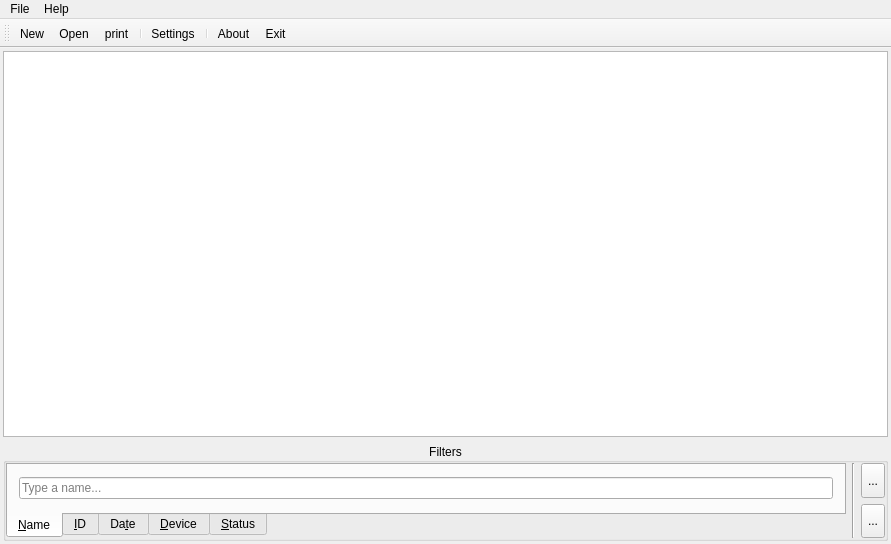
<?xml version="1.0" encoding="UTF-8"?>
<ui version="4.0">
 <class>MainWindow</class>
 <widget class="QMainWindow" name="MainWindow">
  <property name="geometry">
   <rect>
    <x>0</x>
    <y>0</y>
    <width>891</width>
    <height>544</height>
   </rect>
  </property>
  <property name="windowTitle">
   <string>Simple Invoice</string>
  </property>
  <property name="windowIcon">
   <iconset resource="res.qrc">
    <normaloff>:/icons/res/kword.png</normaloff>:/icons/res/kword.png</iconset>
  </property>
  <widget class="QWidget" name="centralWidget">
   <layout class="QVBoxLayout" name="verticalLayout_2">
    <property name="leftMargin">
     <number>3</number>
    </property>
    <property name="topMargin">
     <number>3</number>
    </property>
    <property name="rightMargin">
     <number>3</number>
    </property>
    <property name="bottomMargin">
     <number>3</number>
    </property>
    <item>
     <widget class="QTableView" name="tableView">
      <property name="alternatingRowColors">
       <bool>true</bool>
      </property>
      <property name="selectionMode">
       <enum>QAbstractItemView::SingleSelection</enum>
      </property>
      <property name="selectionBehavior">
       <enum>QAbstractItemView::SelectRows</enum>
      </property>
      <attribute name="horizontalHeaderStretchLastSection">
       <bool>true</bool>
      </attribute>
      <attribute name="verticalHeaderVisible">
       <bool>false</bool>
      </attribute>
     </widget>
    </item>
    <item>
     <widget class="QGroupBox" name="groupBox">
      <property name="sizePolicy">
       <sizepolicy hsizetype="Preferred" vsizetype="Maximum">
        <horstretch>0</horstretch>
        <verstretch>0</verstretch>
       </sizepolicy>
      </property>
      <property name="title">
       <string>Filters</string>
      </property>
      <property name="alignment">
       <set>Qt::AlignCenter</set>
      </property>
      <property name="flat">
       <bool>true</bool>
      </property>
      <layout class="QHBoxLayout" name="horizontalLayout_2">
       <property name="leftMargin">
        <number>0</number>
       </property>
       <property name="topMargin">
        <number>0</number>
       </property>
       <property name="rightMargin">
        <number>0</number>
       </property>
       <property name="bottomMargin">
        <number>0</number>
       </property>
       <item>
        <widget class="QTabWidget" name="tabWidget">
         <property name="tabPosition">
          <enum>QTabWidget::South</enum>
         </property>
         <property name="currentIndex">
          <number>0</number>
         </property>
         <widget class="QWidget" name="tab_3">
          <attribute name="title">
           <string>&amp;Name</string>
          </attribute>
          <layout class="QHBoxLayout" name="horizontalLayout_4">
           <item>
            <widget class="QLineEdit" name="lineEdit_name">
             <property name="placeholderText">
              <string>Type a name...</string>
             </property>
            </widget>
           </item>
          </layout>
         </widget>
         <widget class="QWidget" name="tab_2">
          <attribute name="title">
           <string>&amp;ID</string>
          </attribute>
          <layout class="QHBoxLayout" name="horizontalLayout_3">
           <item>
            <widget class="QSpinBox" name="spinBox_id">
             <property name="maximum">
              <number>9999999</number>
             </property>
            </widget>
           </item>
          </layout>
         </widget>
         <widget class="QWidget" name="tab">
          <attribute name="title">
           <string>Da&amp;te</string>
          </attribute>
          <layout class="QHBoxLayout" name="horizontalLayout">
           <item>
            <widget class="QDateEdit" name="dateEdit_date">
             <property name="displayFormat">
              <string>yyyy/MM/dd</string>
             </property>
             <property name="date">
              <date>
               <year>2013</year>
               <month>12</month>
               <day>7</day>
              </date>
             </property>
            </widget>
           </item>
          </layout>
         </widget>
         <widget class="QWidget" name="tab_4">
          <attribute name="title">
           <string>&amp;Device</string>
          </attribute>
          <layout class="QHBoxLayout" name="horizontalLayout_5">
           <item>
            <widget class="QComboBox" name="comboBox_device"/>
           </item>
          </layout>
         </widget>
         <widget class="QWidget" name="tab_5">
          <attribute name="title">
           <string>&amp;Status</string>
          </attribute>
          <layout class="QHBoxLayout" name="horizontalLayout_6">
           <item>
            <widget class="QComboBox" name="comboBox_status"/>
           </item>
          </layout>
         </widget>
        </widget>
       </item>
       <item>
        <widget class="Line" name="line">
         <property name="orientation">
          <enum>Qt::Vertical</enum>
         </property>
        </widget>
       </item>
       <item>
        <layout class="QVBoxLayout" name="verticalLayout">
         <item>
          <widget class="QToolButton" name="toolButton_apply">
           <property name="sizePolicy">
            <sizepolicy hsizetype="Minimum" vsizetype="Minimum">
             <horstretch>0</horstretch>
             <verstretch>0</verstretch>
            </sizepolicy>
           </property>
           <property name="text">
            <string>...</string>
           </property>
           <property name="icon">
            <iconset resource="res.qrc">
             <normaloff>:/icons/res/dialog-ok-apply.png</normaloff>:/icons/res/dialog-ok-apply.png</iconset>
           </property>
          </widget>
         </item>
         <item>
          <widget class="QToolButton" name="toolButton_cancel">
           <property name="sizePolicy">
            <sizepolicy hsizetype="Minimum" vsizetype="Minimum">
             <horstretch>0</horstretch>
             <verstretch>0</verstretch>
            </sizepolicy>
           </property>
           <property name="text">
            <string>...</string>
           </property>
           <property name="icon">
            <iconset resource="res.qrc">
             <normaloff>:/icons/res/dialog-cancel.png</normaloff>:/icons/res/dialog-cancel.png</iconset>
           </property>
          </widget>
         </item>
        </layout>
       </item>
      </layout>
     </widget>
    </item>
   </layout>
  </widget>
  <widget class="QMenuBar" name="menuBar">
   <property name="geometry">
    <rect>
     <x>0</x>
     <y>0</y>
     <width>891</width>
     <height>20</height>
    </rect>
   </property>
   <widget class="QMenu" name="menuFile">
    <property name="title">
     <string>File</string>
    </property>
    <addaction name="actionNew"/>
    <addaction name="actionOpen"/>
    <addaction name="actionPrint"/>
    <addaction name="separator"/>
    <addaction name="actionSettings"/>
    <addaction name="separator"/>
    <addaction name="actionExit"/>
   </widget>
   <widget class="QMenu" name="menuHelp">
    <property name="title">
     <string>Help</string>
    </property>
    <addaction name="actionAbout"/>
   </widget>
   <addaction name="menuFile"/>
   <addaction name="menuHelp"/>
  </widget>
  <widget class="QToolBar" name="mainToolBar">
   <property name="toolButtonStyle">
    <enum>Qt::ToolButtonIconOnly</enum>
   </property>
   <attribute name="toolBarArea">
    <enum>TopToolBarArea</enum>
   </attribute>
   <attribute name="toolBarBreak">
    <bool>false</bool>
   </attribute>
   <addaction name="actionNew"/>
   <addaction name="actionOpen"/>
   <addaction name="actionPrint"/>
   <addaction name="separator"/>
   <addaction name="actionSettings"/>
   <addaction name="separator"/>
   <addaction name="actionAbout"/>
   <addaction name="actionExit"/>
  </widget>
  <action name="actionNew">
   <property name="icon">
    <iconset resource="res.qrc">
     <normaloff>:/icons/res/document-new.png</normaloff>:/icons/res/document-new.png</iconset>
   </property>
   <property name="text">
    <string>New</string>
   </property>
   <property name="shortcut">
    <string>Ctrl+N</string>
   </property>
  </action>
  <action name="actionOpen">
   <property name="icon">
    <iconset resource="res.qrc">
     <normaloff>:/icons/res/document-open-folder.png</normaloff>:/icons/res/document-open-folder.png</iconset>
   </property>
   <property name="text">
    <string>Open</string>
   </property>
   <property name="shortcut">
    <string>Ctrl+O</string>
   </property>
  </action>
  <action name="actionExit">
   <property name="icon">
    <iconset resource="res.qrc">
     <normaloff>:/icons/res/application-exit.png</normaloff>:/icons/res/application-exit.png</iconset>
   </property>
   <property name="text">
    <string>Exit</string>
   </property>
   <property name="toolTip">
    <string>Exit</string>
   </property>
   <property name="shortcut">
    <string>Ctrl+Q</string>
   </property>
  </action>
  <action name="actionSettings">
   <property name="icon">
    <iconset resource="res.qrc">
     <normaloff>:/icons/res/advancedsettings.png</normaloff>:/icons/res/advancedsettings.png</iconset>
   </property>
   <property name="text">
    <string>Settings</string>
   </property>
   <property name="toolTip">
    <string>Settings</string>
   </property>
  </action>
  <action name="actionAbout">
   <property name="icon">
    <iconset resource="res.qrc">
     <normaloff>:/icons/res/help-about.png</normaloff>:/icons/res/help-about.png</iconset>
   </property>
   <property name="text">
    <string>About</string>
   </property>
  </action>
  <action name="actionPrint">
   <property name="icon">
    <iconset resource="res.qrc">
     <normaloff>:/icons/res/document-print.png</normaloff>:/icons/res/document-print.png</iconset>
   </property>
   <property name="text">
    <string>print</string>
   </property>
   <property name="shortcut">
    <string>Ctrl+P</string>
   </property>
  </action>
 </widget>
 <layoutdefault spacing="6" margin="11"/>
 <tabstops>
  <tabstop>spinBox_id</tabstop>
  <tabstop>lineEdit_name</tabstop>
  <tabstop>comboBox_device</tabstop>
  <tabstop>comboBox_status</tabstop>
  <tabstop>dateEdit_date</tabstop>
 </tabstops>
 <resources>
  <include location="res.qrc"/>
 </resources>
 <connections>
  <connection>
   <sender>actionExit</sender>
   <signal>triggered()</signal>
   <receiver>MainWindow</receiver>
   <slot>close()</slot>
   <hints>
    <hint type="sourcelabel">
     <x>-1</x>
     <y>-1</y>
    </hint>
    <hint type="destinationlabel">
     <x>199</x>
     <y>149</y>
    </hint>
   </hints>
  </connection>
 </connections>
</ui>
